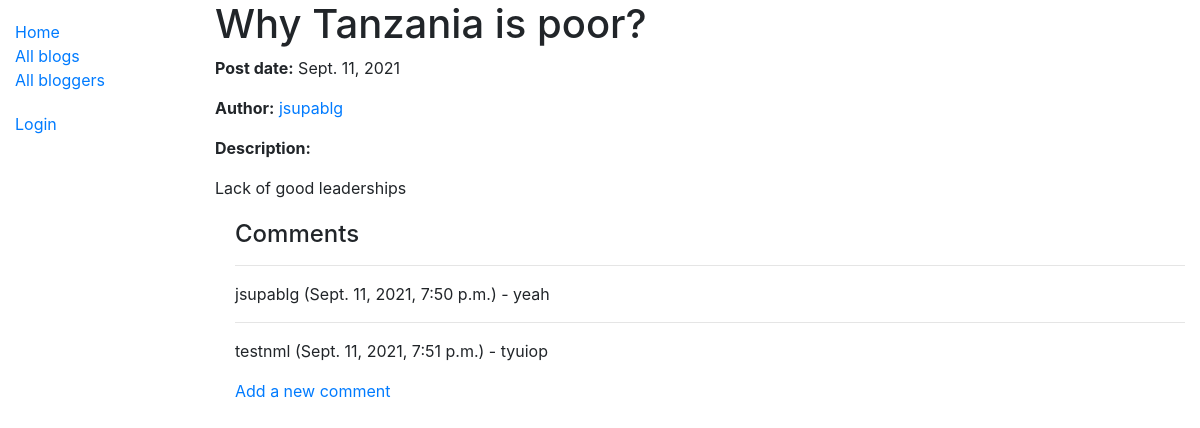
Page /blog/blog/1 on the committed database.
### blog/models.py (models this page shows, shortened)
class Blog(models.Model):
    name = models.CharField(max_length=200)
    blogger = models.ForeignKey('Blogger', on_delete=models.SET_NULL, null=True)
    description = models.TextField(max_length=1000, help_text='Enter you blog text here.')
    post_date = models.DateField(default=date.today)
    class Meta:
        ordering = ['-post_date']
        permissions = (("can_add_and_update_and_delete_blog", "View blogs as blogger"),)

class Blogger(models.Model):
    author = models.ForeignKey(User, on_delete=models.SET_NULL, null=True)
    bio = models.TextField(max_length=500, help_text='Enter your bio details here.')
    class Meta:
        ordering = ['author']
    def display_shor_bio_description(self):
        """Create a string for the bio. This is required to display the first 100 words of blogger biography in the admin interface."""
        if len(self.bio) > 100:
            self.bio = self.bio[:100]
            return self.bio + ' ...'
        return self.bio
    display_shor_bio_description.short_description = 'Bio'
    def get_absolute_url(self):
        return reverse('blogger-detail', args=[str(self.id)])
    def __str__(self):
        return f'{self.author}'

class Comment(models.Model):
    description = models.TextField(max_length=1000, help_text='Enter comment about blog here.')
    blog = models.ForeignKey('Blog', on_delete=models.CASCADE)
    author = models.ForeignKey(User, on_delete=models.SET_NULL, null=True)
    post_date = models.DateTimeField(auto_now_add=True)
    class Meta:
        ordering = ['post_date']
    def display_short_comment_description(self):
        """Create a string for the commet desscription. This is required to display the first 75 words of blog comment description if exceeded that length."""
        if len(self.description) > 75:
            self.description = self.description[:75]
            return self.description + ' ...'
        return self.description
    display_short_comment_description.short_description = 'Comment'
    def display_short_blog_name(self):
        """Create a string for the blog name. This is required to display the first 10 words of blog name in the admin interface."""
        test  =  str(self.blog)
        if len(test) > 10:
            test = test[:10]
            return test + ' ...'
        return test
    display_short_blog_name.short_description = 'Post'

### blog/views.py (the view)
# urls.py: path('blog/<int:pk>', views.BlogDetailView.as_view(), name='blog-detail'),
class BlogDetailView(generic.DetailView):
    model = Blog

### blog/templates/blog/blog_detail.html
{% extends "base_generic.html" %}
{% block content %}
  <h1>{{ blog.name }}</h1>
  <p><strong>Post date:</strong> {{ blog.post_date }}</p>
  <p><strong>Author:</strong> <a href="{{ blog.blogger.get_absolute_url }}">{{ blog.blogger }}</a></p>
  <p><strong>Description:</strong></p> <p>{{ blog.description }}</p>
  <div style="margin-left:20px;margin-top:20px">
    <h4>Comments</h4>
    {% for comment in blog.comment_set.all %}
      <hr>
      <p>{{comment.author}} ({{comment.post_date}}) - {{comment.description}}</p>
    {% endfor %}
    <a href="{% url 'comment-create' blog.id %}">Add a new comment</a>
  </div>
{% endblock %}

### rows in the picture
Blog: name "Why Tanzania is poor?", post_date "Sept. 11, 2021", blogger "jsupablg", description "Lack of good leaderships"
Comment: author "jsupablg", post_date "Sept. 11, 2021, 7:50 p.m.", description "yeah"
Comment: author "testnml", post_date "Sept. 11, 2021, 7:51 p.m.", description "tyuiop"
